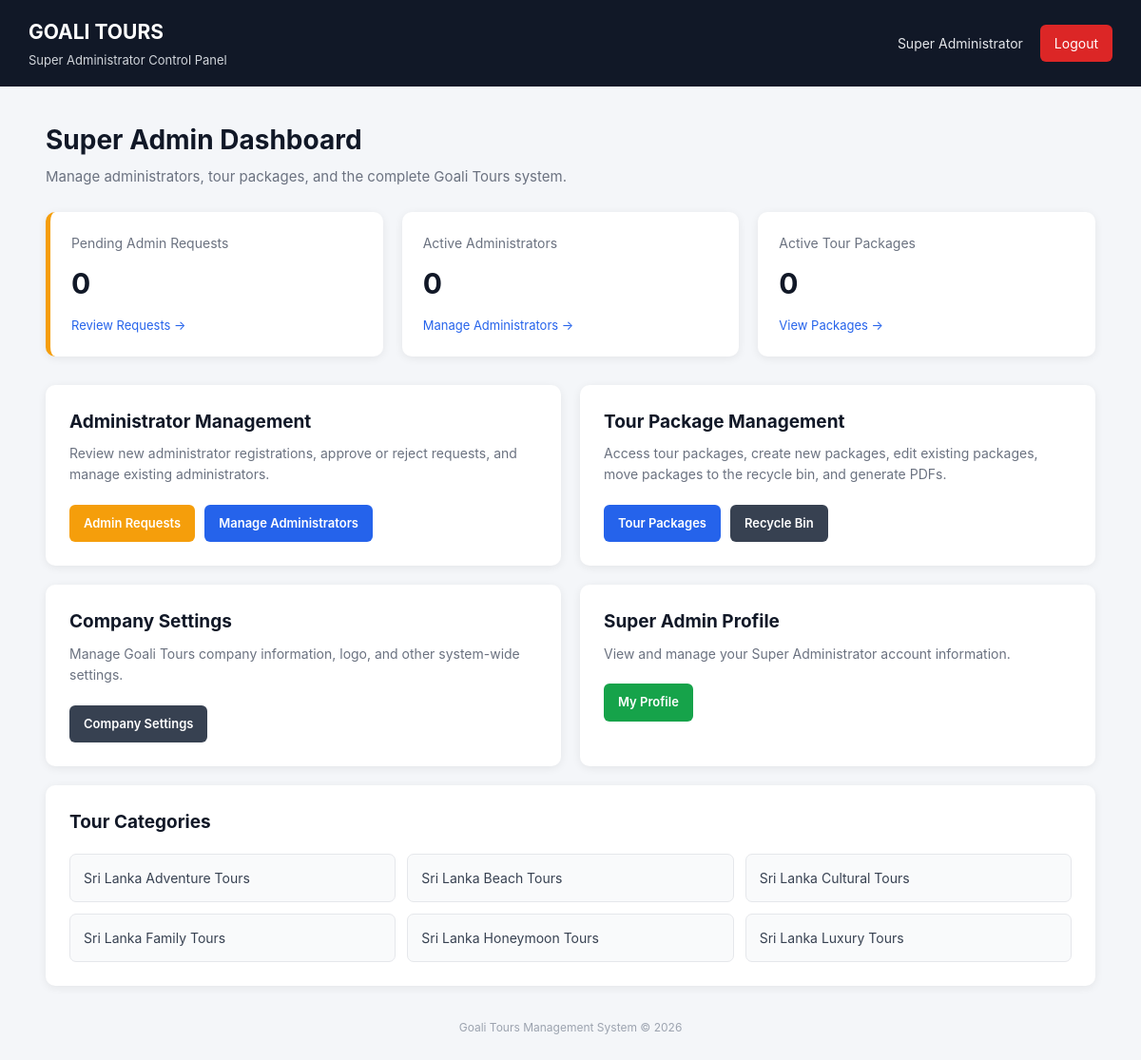
/super_admin_dashboard.php (signed in), run on the app's committed database.
### tables this page shows
CREATE TABLE IF NOT EXISTS categories (
    id INT UNSIGNED AUTO_INCREMENT PRIMARY KEY,
    name VARCHAR(150) NOT NULL UNIQUE,
    created_at TIMESTAMP NOT NULL DEFAULT CURRENT_TIMESTAMP
);

### config/config.php (called while the page is built, shortened)
<?php
function db(): PDO
{
    static $pdo = null;
    if ($pdo === null) {
        $pdo = new PDO(
            'mysql:host=' . (getenv('GOALI_DB_HOST') ?: DB_HOST_DEFAULT) .
            ';dbname=' . (getenv('GOALI_DB_NAME') ?: DB_NAME_DEFAULT) .
            ';charset=utf8mb4',
            getenv('GOALI_DB_USER') ?: DB_USER_DEFAULT,
            getenv('GOALI_DB_PASS') !== false ? getenv('GOALI_DB_PASS') : DB_PASS_DEFAULT,
            [
                PDO::ATTR_ERRMODE =>
                    PDO::ERRMODE_EXCEPTION,
                PDO::ATTR_DEFAULT_FETCH_MODE =>
                    PDO::FETCH_ASSOC,
                PDO::ATTR_EMULATE_PREPARES =>
                    false,
            ]
        );
    }
    return $pdo;
}
function e(?string $value): string
{
    return htmlspecialchars(
        $value ?? '',
        ENT_QUOTES,
        'UTF-8'
    );
}

### super_admin_dashboard.php (the view, shortened to what this page needs)
<?php
require_once __DIR__ . '/config/config.php';
$stmt = db()->query(
    "SELECT COUNT(*)
     FROM users
     WHERE role = 'admin'
     AND status = 'pending'"
);
$pendingAdminCount =
    (int)$stmt->fetchColumn();
$stmt = db()->query(
    "SELECT COUNT(*)
     FROM users
     WHERE role = 'admin'
     AND status = 'active'"
);
$activeAdminCount =
    (int)$stmt->fetchColumn();
$stmt = db()->query(
    "SELECT COUNT(*)
     FROM tours
     WHERE status = 'active'"
);
$totalTourCount =
    (int)$stmt->fetchColumn();
$categories = db()->query(
    'SELECT * FROM categories ORDER BY name'
)->fetchAll();
?>
<!doctype html>
<html lang="en">
<head>
<link
    rel="stylesheet"
    href="assets/css/style.css"
>
</head>
<body class="super-admin-page">
<header class="super-header">
    <div class="super-header-left">
        <div class="super-header-title">
            GOALI TOURS
        </div>
        <div class="super-header-subtitle">
            Super Administrator Control Panel
        </div>
    </div>
    <div class="super-header-right">
        <span class="super-admin-name">
            <?= e(
                $_SESSION['admin_name']
                ?? 'Super Admin'
            ) ?>
        </span>
        <a
            href="logout.php"
            class="logout-button"
        >
            Logout
        </a>
    </div>
</header>
<main class="super-container">
    <section class="welcome-section">
        <h1>
            Super Admin Dashboard
        </h1>
        <p>
            Manage administrators, tour packages,
            and the complete Goali Tours system.
        </p>
    </section>
    <section class="stats-grid">
        <div class="stat-card pending-card">
            <div class="stat-label">
                Pending Admin Requests
            </div>
            <div class="stat-number">
                <?= $pendingAdminCount ?>
            </div>
            <a
                href="admin_requests.php"
                class="stat-link"
            >
                Review Requests →
            </a>
        </div>
        <div class="stat-card">
            <div class="stat-label">
                Active Administrators
            </div>
            <div class="stat-number">
                <?= $activeAdminCount ?>
            </div>
            <a
                href="manage_admins.php"
                class="stat-link"
            >
                Manage Administrators →
            </a>
        </div>
        <div class="stat-card">
            <div class="stat-label">
                Active Tour Packages
            </div>
            <div class="stat-number">
                <?= $totalTourCount ?>
            </div>
            <a
                href="dashboard.php"
                class="stat-link"
            >
                View Packages →
            </a>
        </div>
    </section>
    <section class="admin-grid">
        <div class="action-card">
            <h2>
                Administrator Management
            </h2>
            <p>
                Review new administrator registrations,
                approve or reject requests, and manage
                existing administrators.
            </p>
            <div class="action-buttons">
                <a
                    href="admin_requests.php"
                    class="action-button warning"
                >
                    Admin Requests
                </a>
                <a
                    href="manage_admins.php"
                    class="action-button primary"
                >
                    Manage Administrators
                </a>
            </div>
        </div>
        <div class="action-card">
            <h2>
                Tour Package Management
            </h2>
            <p>
                Access tour packages, create new packages,
                edit existing packages, move packages to
                the recycle bin, and generate PDFs.
            </p>
            <div class="action-buttons">
                <a
                    href="dashboard.php"
                    class="action-button primary"
                >
                    Tour Packages
                </a>
                <a
                    href="recycle_bin.php"
                    class="action-button secondary"
                >
                    Recycle Bin
                </a>
            </div>
        </div>
        <div class="action-card">
            <h2>
                Company Settings
            </h2>
            <p>
                Manage Goali Tours company information,
                logo, and other system-wide settings.
            </p>
            <div class="action-buttons">
                <a
                    href="company_settings.php"
                    class="action-button secondary"
                >
                    Company Settings
                </a>
            </div>
        </div>
        <div class="action-card">
            <h2>
                Super Admin Profile
            </h2>
            <p>
                View and manage your Super Administrator
                account information.
            </p>
            <div class="action-buttons">
                <a
                    href="profile.php"
                    class="action-button success"
                >
                    My Profile
                </a>
            </div>
        </div>
    </section>
    <section class="category-card">
        <h2>
            Tour Categories
        </h2>
        <?php if (!empty($categories)): ?>
            <div class="category-list">
                <?php foreach ($categories as $category): ?>
                    <div class="category-item">
                        <?= e(
                            $category['name']
                        ) ?>
                    </div>
                <?php endforeach; ?>
            </div>
        <?php else: ?>
            <p>
                No tour categories have been created yet.
            </p>
        <?php endif; ?>
    </section>
    <div class="super-footer">
        Goali Tours Management System
        &copy;
        <?= date('Y') ?>
    </div>
</main>
</body>
</html>

### assets/css/style.css (style rules this page uses)
:root { --ink: #12231b; --ink-soft: #52665b; --forest: #123f2d; --forest-2: #1f6247; --sage: #dce9df; --cream: #f7f5ee; --paper: #ffffff; --gold: #d7a84b; --danger: #b83b31; --line: #dce4df; --shadow: 0 18px 50px rgba(18, 35, 27, .09); --radius: 18px; }
* { box-sizing: border-box; }
html { scroll-behavior: smooth; }
body { margin: 0; color: var(--ink); background: #f2f5f2; font-family: Inter, ui-sans-serif, -apple-system, BlinkMacSystemFont, "Segoe UI", sans-serif; line-height: 1.5; -webkit-font-smoothing: antialiased; }
a { color: inherit; }
.success { color: #176036; background: #e4f5e9; }

### super_admin_dashboard.php (style rules this page uses)
.super-admin-page { min-height: 100vh; background: #f4f6f9; }
.super-header { background: #111827; color: white; padding: 18px 30px; display: flex; align-items: center; justify-content: space-between; }
.super-header-left { display: flex; flex-direction: column; gap: 4px; }
.super-header-title { font-size: 21px; font-weight: 700; }
.super-header-subtitle { font-size: 13px; color: #d1d5db; }
.super-header-right { display: flex; align-items: center; gap: 18px; }
.super-admin-name { font-size: 14px; color: #e5e7eb; }
.logout-button { text-decoration: none; color: white; background: #dc2626; padding: 9px 15px; border-radius: 6px; font-size: 14px; }
.super-container { width: 92%; max-width: 1250px; margin: 35px auto; }
.welcome-section { margin-bottom: 25px; }
.welcome-section h1 { margin: 0 0 7px; color: #111827; font-size: 28px; }
.welcome-section p { margin: 0; color: #6b7280; font-size: 15px; }
.stats-grid { display: grid; grid-template-columns: repeat(3, 1fr); gap: 20px; margin-bottom: 30px; }
.stat-card { background: white; border-radius: 10px; padding: 22px; box-shadow: 0 2px 10px rgba(0, 0, 0, 0.07); }
.stat-label { color: #6b7280; font-size: 14px; margin-bottom: 10px; }
.stat-number { color: #111827; font-size: 30px; font-weight: 700; }
.stat-link { display: inline-block; margin-top: 12px; text-decoration: none; font-size: 13px; color: #2563eb; }
.pending-card { border-left: 5px solid #f59e0b; }
.admin-grid { display: grid; grid-template-columns: repeat(2, 1fr); gap: 20px; }
.action-card { background: white; border-radius: 10px; padding: 25px; box-shadow: 0 2px 10px rgba(0, 0, 0, 0.07); }
.action-card h2 { margin: 0 0 8px; font-size: 19px; color: #111827; }
.action-card p { margin: 0 0 20px; color: #6b7280; font-size: 14px; line-height: 1.6; }
.action-buttons { display: flex; flex-wrap: wrap; gap: 10px; }
.action-button { display: inline-block; text-decoration: none; padding: 10px 15px; border-radius: 6px; font-size: 13px; font-weight: 600; }
.action-button.primary { background: #2563eb; color: white; }
.action-button.secondary { background: #374151; color: white; }
.action-button.warning { background: #f59e0b; color: white; }
.action-button.success { background: #16a34a; color: white; }
.category-card { background: white; border-radius: 10px; padding: 25px; margin-top: 20px; box-shadow: 0 2px 10px rgba(0, 0, 0, 0.07); }
.category-card h2 { margin: 0 0 18px; font-size: 19px; color: #111827; }
.category-list { display: grid; grid-template-columns: repeat(3, 1fr); gap: 12px; }
.category-item { background: #f9fafb; border: 1px solid #e5e7eb; padding: 14px; border-radius: 7px; color: #374151; font-size: 14px; }
.super-footer { text-align: center; color: #9ca3af; font-size: 12px; margin-top: 35px; padding-bottom: 25px; }

### data on the page
categories: name "Sri Lanka Adventure Tours"
categories: name "Sri Lanka Beach Tours"
categories: name "Sri Lanka Cultural Tours"
categories: name "Sri Lanka Family Tours"
categories: name "Sri Lanka Honeymoon Tours"
categories: name "Sri Lanka Luxury Tours"

### other printed values
$_SESSION['admin_name'] "Super Administrator"
$pendingAdminCount "0"
$activeAdminCount "0"
$totalTourCount "0"
